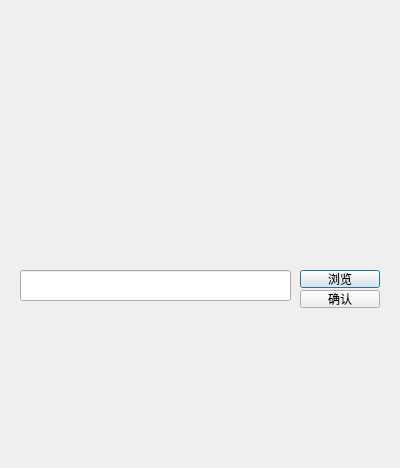
<?xml version="1.0" encoding="UTF-8"?>
<ui version="4.0">
 <class>disposewithdrwaw</class>
 <widget class="QDialog" name="disposewithdrwaw">
  <property name="geometry">
   <rect>
    <x>0</x>
    <y>0</y>
    <width>400</width>
    <height>468</height>
   </rect>
  </property>
  <property name="windowTitle">
   <string>Dialog</string>
  </property>
  <widget class="QPushButton" name="pushButton_browse">
   <property name="geometry">
    <rect>
     <x>300</x>
     <y>270</y>
     <width>80</width>
     <height>18</height>
    </rect>
   </property>
   <property name="text">
    <string>浏览</string>
   </property>
  </widget>
  <widget class="QLineEdit" name="lineEdit">
   <property name="geometry">
    <rect>
     <x>20</x>
     <y>270</y>
     <width>271</width>
     <height>31</height>
    </rect>
   </property>
  </widget>
  <widget class="QLabel" name="label_image">
   <property name="geometry">
    <rect>
     <x>10</x>
     <y>10</y>
     <width>381</width>
     <height>251</height>
    </rect>
   </property>
   <property name="text">
    <string/>
   </property>
  </widget>
  <widget class="QLabel" name="label_in">
   <property name="geometry">
    <rect>
     <x>10</x>
     <y>300</y>
     <width>381</width>
     <height>141</height>
    </rect>
   </property>
   <property name="text">
    <string/>
   </property>
  </widget>
  <widget class="QPushButton" name="pushButton_check">
   <property name="geometry">
    <rect>
     <x>300</x>
     <y>290</y>
     <width>80</width>
     <height>18</height>
    </rect>
   </property>
   <property name="text">
    <string>确认</string>
   </property>
  </widget>
 </widget>
 <resources/>
 <connections/>
</ui>
